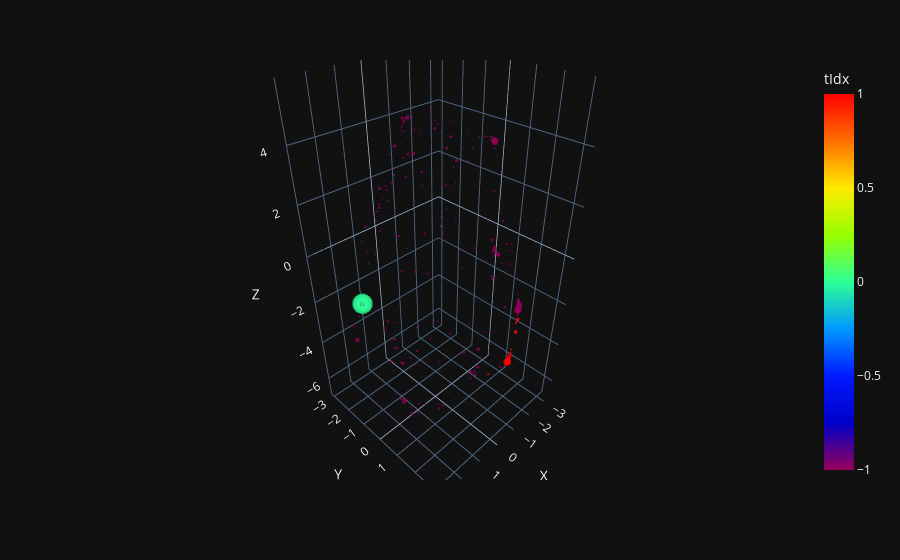

Notebook code for this chart:
### Code cell
# plotly 3d plot of result["pred"], colored by result["GT_cluster"]
from src.plotting.plot_coordinates import plot_coordinates
filt = result["event_idx"] == 1
plot_coordinates(torch.tensor(result["pred"][filt, :3]), torch.tensor(result["pt"][filt]), torch.tensor(result["GT_cluster"][filt])).show()

### Figure 1 — Plotly figure (JSON) as saved in the notebook; plotly's stock layout.template omitted (floating-point values rounded to 4 significant figures; data arrays with more than 128 entries replaced by an {"elided": "..."} marker saying what was removed)
{"data": [{"hovertemplate": "X=%{x}<br>Y=%{y}<br>Z=%{z}<br>pt=%{marker.size}<br>tIdx=%{marker.color}<extra></extra>", "legendgroup": "", "marker": {"color": {"elided": "335 float values"}, "coloraxis": "coloraxis", "size": {"elided": "335 float values"}, "sizemode": "area", "sizeref": 0.3381, "symbol": "circle", "line": {"width": 0}}, "mode": "markers", "name": "", "scene": "scene", "showlegend": false, "x": {"elided": "335 float values"}, "y": {"elided": "335 float values"}, "z": {"elided": "335 float values"}, "type": "scatter3d"}], "layout": {"scene": {"domain": {"x": [0.0, 1.0], "y": [0.0, 1.0]}, "xaxis": {"title": {"text": "X"}}, "yaxis": {"title": {"text": "Y"}}, "zaxis": {"title": {"text": "Z"}}}, "coloraxis": {"colorbar": {"title": {"text": "tIdx"}}, "colorscale": [[0.0, "rgb(150,0,90)"], [0.125, "rgb(0,0,200)"], [0.25, "rgb(0,25,255)"], [0.375, "rgb(0,152,255)"], [0.5, "rgb(44,255,150)"], [0.625, "rgb(151,255,0)"], [0.75, "rgb(255,234,0)"], [0.875, "rgb(255,111,0)"], [1.0, "rgb(255,0,0)"]]}, "legend": {"tracegroupgap": 0, "itemsizing": "constant"}, "margin": {"t": 60}}}
